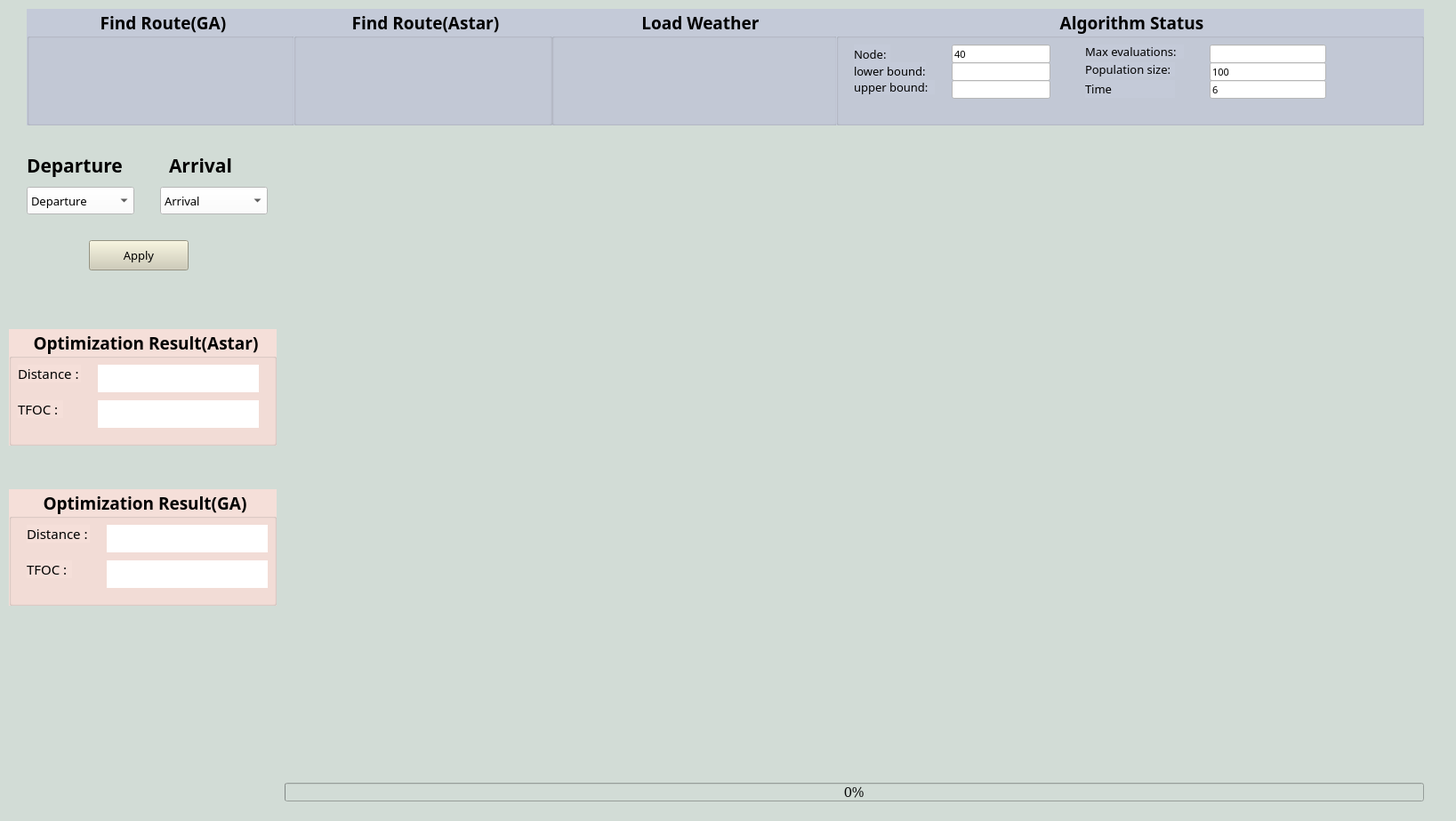
<?xml version="1.0" encoding="UTF-8"?>
<ui version="4.0">
 <class>MainWindow</class>
 <widget class="QMainWindow" name="MainWindow">
  <property name="windowModality">
   <enum>Qt::WindowModal</enum>
  </property>
  <property name="geometry">
   <rect>
    <x>0</x>
    <y>0</y>
    <width>1637</width>
    <height>923</height>
   </rect>
  </property>
  <property name="minimumSize">
   <size>
    <width>1566</width>
    <height>923</height>
   </size>
  </property>
  <property name="maximumSize">
   <size>
    <width>9999</width>
    <height>9999</height>
   </size>
  </property>
  <property name="mouseTracking">
   <bool>false</bool>
  </property>
  <property name="focusPolicy">
   <enum>Qt::NoFocus</enum>
  </property>
  <property name="acceptDrops">
   <bool>false</bool>
  </property>
  <property name="windowTitle">
   <string>MainWindow</string>
  </property>
  <property name="windowOpacity">
   <double>1.000000000000000</double>
  </property>
  <property name="styleSheet">
   <string notr="true">background-color: rgb(210, 220, 214)
</string>
  </property>
  <property name="animated">
   <bool>true</bool>
  </property>
  <widget class="QWidget" name="centralwidget">
   <widget class="QWidget" name="verticalLayoutWidget_2">
    <property name="geometry">
     <rect>
      <x>320</x>
      <y>150</y>
      <width>1281</width>
      <height>721</height>
     </rect>
    </property>
    <layout class="QVBoxLayout" name="verticalLayout"/>
   </widget>
   <widget class="QComboBox" name="departure">
    <property name="geometry">
     <rect>
      <x>30</x>
      <y>210</y>
      <width>121</width>
      <height>31</height>
     </rect>
    </property>
    <property name="font">
     <font>
      <family>Malgun Gothic</family>
      <pointsize>10</pointsize>
     </font>
    </property>
    <property name="styleSheet">
     <string notr="true">background-color: rgb(255, 255, 255);


</string>
    </property>
    <item>
     <property name="text">
      <string>Departure</string>
     </property>
    </item>
    <item>
     <property name="text">
      <string>Busan</string>
     </property>
    </item>
    <item>
     <property name="text">
      <string>HochiMinh</string>
     </property>
    </item>
   </widget>
   <widget class="QLabel" name="label_dep">
    <property name="geometry">
     <rect>
      <x>30</x>
      <y>170</y>
      <width>111</width>
      <height>31</height>
     </rect>
    </property>
    <property name="font">
     <font>
      <family>Malgun Gothic</family>
      <pointsize>16</pointsize>
      <weight>75</weight>
      <bold>true</bold>
      <underline>false</underline>
     </font>
    </property>
    <property name="text">
     <string>Departure</string>
    </property>
   </widget>
   <widget class="QPushButton" name="applybutton">
    <property name="geometry">
     <rect>
      <x>100</x>
      <y>270</y>
      <width>112</width>
      <height>34</height>
     </rect>
    </property>
    <property name="font">
     <font>
      <family>Malgun Gothic</family>
      <pointsize>10</pointsize>
     </font>
    </property>
    <property name="styleSheet">
     <string notr="true">background-color:rgb(207, 204, 180)</string>
    </property>
    <property name="text">
     <string>Apply</string>
    </property>
   </widget>
   <widget class="QComboBox" name="arrival">
    <property name="geometry">
     <rect>
      <x>180</x>
      <y>210</y>
      <width>121</width>
      <height>31</height>
     </rect>
    </property>
    <property name="font">
     <font>
      <family>Malgun Gothic</family>
      <pointsize>10</pointsize>
     </font>
    </property>
    <property name="styleSheet">
     <string notr="true">background-color: rgb(255, 255, 255);</string>
    </property>
    <item>
     <property name="text">
      <string>Arrival</string>
     </property>
    </item>
    <item>
     <property name="text">
      <string>Busan</string>
     </property>
    </item>
    <item>
     <property name="text">
      <string>HochiMinh</string>
     </property>
    </item>
    <item>
     <property name="text">
      <string>Manila</string>
     </property>
    </item>
    <item>
     <property name="text">
      <string>Singapore</string>
     </property>
    </item>
   </widget>
   <widget class="QLabel" name="label_arr">
    <property name="geometry">
     <rect>
      <x>190</x>
      <y>170</y>
      <width>71</width>
      <height>31</height>
     </rect>
    </property>
    <property name="font">
     <font>
      <family>Malgun Gothic</family>
      <pointsize>16</pointsize>
      <weight>75</weight>
      <bold>true</bold>
     </font>
    </property>
    <property name="text">
     <string>Arrival</string>
    </property>
   </widget>
   <widget class="QProgressBar" name="progressBar">
    <property name="enabled">
     <bool>true</bool>
    </property>
    <property name="geometry">
     <rect>
      <x>320</x>
      <y>880</y>
      <width>1281</width>
      <height>21</height>
     </rect>
    </property>
    <property name="font">
     <font>
      <family>Cambria</family>
      <pointsize>12</pointsize>
     </font>
    </property>
    <property name="mouseTracking">
     <bool>false</bool>
    </property>
    <property name="tabletTracking">
     <bool>false</bool>
    </property>
    <property name="focusPolicy">
     <enum>Qt::NoFocus</enum>
    </property>
    <property name="contextMenuPolicy">
     <enum>Qt::DefaultContextMenu</enum>
    </property>
    <property name="acceptDrops">
     <bool>false</bool>
    </property>
    <property name="layoutDirection">
     <enum>Qt::LeftToRight</enum>
    </property>
    <property name="autoFillBackground">
     <bool>false</bool>
    </property>
    <property name="styleSheet">
     <string notr="true">QProgressBar::chunk
{background-color:rgb(187, 176, 240);};


</string>
    </property>
    <property name="inputMethodHints">
     <set>Qt::ImhNone</set>
    </property>
    <property name="minimum">
     <number>0</number>
    </property>
    <property name="value">
     <number>0</number>
    </property>
    <property name="alignment">
     <set>Qt::AlignBottom|Qt::AlignHCenter</set>
    </property>
    <property name="textVisible">
     <bool>true</bool>
    </property>
    <property name="orientation">
     <enum>Qt::Horizontal</enum>
    </property>
    <property name="invertedAppearance">
     <bool>false</bool>
    </property>
    <property name="textDirection">
     <enum>QProgressBar::TopToBottom</enum>
    </property>
    <property name="format">
     <string>%p%</string>
    </property>
   </widget>
   <widget class="QGroupBox" name="groupBox">
    <property name="geometry">
     <rect>
      <x>30</x>
      <y>10</y>
      <width>301</width>
      <height>131</height>
     </rect>
    </property>
    <property name="font">
     <font>
      <family>맑은 고딕</family>
      <pointsize>14</pointsize>
      <weight>75</weight>
      <bold>true</bold>
     </font>
    </property>
    <property name="styleSheet">
     <string notr="true">background-color:rgb(196, 202, 216)</string>
    </property>
    <property name="title">
     <string>Find Route(GA)</string>
    </property>
    <property name="alignment">
     <set>Qt::AlignCenter</set>
    </property>
    <property name="flat">
     <bool>false</bool>
    </property>
    <property name="checkable">
     <bool>false</bool>
    </property>
    <widget class="QPushButton" name="start_button">
     <property name="geometry">
      <rect>
       <x>96</x>
       <y>32</y>
       <width>101</width>
       <height>101</height>
      </rect>
     </property>
     <property name="font">
      <font>
       <family>맑은 고딕 Semilight</family>
       <pointsize>10</pointsize>
       <weight>50</weight>
       <bold>false</bold>
      </font>
     </property>
     <property name="styleSheet">
      <string notr="true">background-color: rgb(255, 255, 255);
background-image: url(./GUI/Start_Button.png);
</string>
     </property>
     <property name="text">
      <string/>
     </property>
     <property name="flat">
      <bool>true</bool>
     </property>
    </widget>
   </widget>
   <widget class="QGroupBox" name="groupBox_2">
    <property name="geometry">
     <rect>
      <x>620</x>
      <y>10</y>
      <width>321</width>
      <height>131</height>
     </rect>
    </property>
    <property name="font">
     <font>
      <family>맑은 고딕</family>
      <pointsize>14</pointsize>
      <weight>75</weight>
      <bold>true</bold>
     </font>
    </property>
    <property name="styleSheet">
     <string notr="true">background-color:rgb(196, 202, 216)</string>
    </property>
    <property name="title">
     <string>  Load Weather</string>
    </property>
    <property name="alignment">
     <set>Qt::AlignCenter</set>
    </property>
    <property name="checkable">
     <bool>false</bool>
    </property>
    <widget class="QPushButton" name="loadweather_button">
     <property name="enabled">
      <bool>true</bool>
     </property>
     <property name="geometry">
      <rect>
       <x>108</x>
       <y>14</y>
       <width>131</width>
       <height>111</height>
      </rect>
     </property>
     <property name="font">
      <font>
       <family>AcadEref</family>
       <pointsize>9</pointsize>
       <weight>50</weight>
       <italic>false</italic>
       <bold>false</bold>
       <kerning>true</kerning>
      </font>
     </property>
     <property name="tabletTracking">
      <bool>false</bool>
     </property>
     <property name="toolTip">
      <string>&lt;html&gt;&lt;head/&gt;&lt;body&gt;&lt;p&gt;&lt;br/&gt;&lt;/p&gt;&lt;/body&gt;&lt;/html&gt;</string>
     </property>
     <property name="whatsThis">
      <string>&lt;html&gt;&lt;head/&gt;&lt;body&gt;&lt;p&gt;&lt;br/&gt;&lt;/p&gt;&lt;/body&gt;&lt;/html&gt;</string>
     </property>
     <property name="styleSheet">
      <string notr="true">background-color: rgb(255, 255, 255);
background-image:url(./GUI/weather_button.png);
</string>
     </property>
     <property name="text">
      <string/>
     </property>
     <property name="checkable">
      <bool>false</bool>
     </property>
     <property name="autoRepeatDelay">
      <number>300</number>
     </property>
     <property name="autoRepeatInterval">
      <number>100</number>
     </property>
     <property name="autoDefault">
      <bool>false</bool>
     </property>
     <property name="default">
      <bool>false</bool>
     </property>
     <property name="flat">
      <bool>true</bool>
     </property>
    </widget>
   </widget>
   <widget class="QGroupBox" name="groupBox_3">
    <property name="geometry">
     <rect>
      <x>940</x>
      <y>10</y>
      <width>661</width>
      <height>131</height>
     </rect>
    </property>
    <property name="font">
     <font>
      <family>맑은 고딕</family>
      <pointsize>14</pointsize>
      <weight>75</weight>
      <bold>true</bold>
     </font>
    </property>
    <property name="styleSheet">
     <string notr="true">background-color:rgb(196, 202, 216)</string>
    </property>
    <property name="title">
     <string>Algorithm Status</string>
    </property>
    <property name="alignment">
     <set>Qt::AlignCenter</set>
    </property>
    <widget class="QLineEdit" name="Node_line">
     <property name="geometry">
      <rect>
       <x>130</x>
       <y>40</y>
       <width>111</width>
       <height>21</height>
      </rect>
     </property>
     <property name="font">
      <font>
       <family>Malgun Gothic</family>
       <pointsize>8</pointsize>
      </font>
     </property>
     <property name="styleSheet">
      <string notr="true">background-color: rgb(255, 255, 255);</string>
     </property>
     <property name="text">
      <string>40</string>
     </property>
    </widget>
    <widget class="QLabel" name="label_2">
     <property name="geometry">
      <rect>
       <x>20</x>
       <y>40</y>
       <width>41</width>
       <height>21</height>
      </rect>
     </property>
     <property name="font">
      <font>
       <family>Malgun Gothic</family>
       <pointsize>10</pointsize>
      </font>
     </property>
     <property name="text">
      <string>Node:</string>
     </property>
    </widget>
    <widget class="QLabel" name="label_3">
     <property name="geometry">
      <rect>
       <x>280</x>
       <y>40</y>
       <width>111</width>
       <height>16</height>
      </rect>
     </property>
     <property name="font">
      <font>
       <family>Malgun Gothic</family>
       <pointsize>10</pointsize>
      </font>
     </property>
     <property name="text">
      <string>Max evaluations:</string>
     </property>
    </widget>
    <widget class="QLineEdit" name="maxevaluations">
     <property name="geometry">
      <rect>
       <x>420</x>
       <y>40</y>
       <width>131</width>
       <height>21</height>
      </rect>
     </property>
     <property name="font">
      <font>
       <family>Malgun Gothic</family>
       <pointsize>8</pointsize>
      </font>
     </property>
     <property name="styleSheet">
      <string notr="true">background-color: rgb(255, 255, 255);</string>
     </property>
     <property name="text">
      <string/>
     </property>
    </widget>
    <widget class="QLineEdit" name="populationsize">
     <property name="geometry">
      <rect>
       <x>420</x>
       <y>60</y>
       <width>131</width>
       <height>21</height>
      </rect>
     </property>
     <property name="font">
      <font>
       <family>Malgun Gothic</family>
       <pointsize>8</pointsize>
      </font>
     </property>
     <property name="styleSheet">
      <string notr="true">background-color: rgb(255, 255, 255);</string>
     </property>
     <property name="text">
      <string>100</string>
     </property>
    </widget>
    <widget class="QLabel" name="label_8">
     <property name="geometry">
      <rect>
       <x>20</x>
       <y>60</y>
       <width>81</width>
       <height>20</height>
      </rect>
     </property>
     <property name="font">
      <font>
       <family>Malgun Gothic</family>
       <pointsize>10</pointsize>
      </font>
     </property>
     <property name="text">
      <string>lower bound:</string>
     </property>
    </widget>
    <widget class="QLabel" name="label_9">
     <property name="geometry">
      <rect>
       <x>20</x>
       <y>80</y>
       <width>91</width>
       <height>16</height>
      </rect>
     </property>
     <property name="font">
      <font>
       <family>Malgun Gothic</family>
       <pointsize>10</pointsize>
      </font>
     </property>
     <property name="text">
      <string>upper bound:</string>
     </property>
    </widget>
    <widget class="QLineEdit" name="lowerbound">
     <property name="geometry">
      <rect>
       <x>130</x>
       <y>60</y>
       <width>111</width>
       <height>21</height>
      </rect>
     </property>
     <property name="font">
      <font>
       <family>Malgun Gothic</family>
       <pointsize>8</pointsize>
      </font>
     </property>
     <property name="styleSheet">
      <string notr="true">background-color: rgb(255, 255, 255);</string>
     </property>
     <property name="text">
      <string/>
     </property>
    </widget>
    <widget class="QLabel" name="label_10">
     <property name="geometry">
      <rect>
       <x>280</x>
       <y>60</y>
       <width>101</width>
       <height>16</height>
      </rect>
     </property>
     <property name="font">
      <font>
       <family>Malgun Gothic</family>
       <pointsize>10</pointsize>
      </font>
     </property>
     <property name="text">
      <string>Population size:</string>
     </property>
    </widget>
    <widget class="QLineEdit" name="upperbound">
     <property name="geometry">
      <rect>
       <x>130</x>
       <y>80</y>
       <width>111</width>
       <height>21</height>
      </rect>
     </property>
     <property name="font">
      <font>
       <family>Malgun Gothic</family>
       <pointsize>8</pointsize>
      </font>
     </property>
     <property name="styleSheet">
      <string notr="true">background-color: rgb(255, 255, 255);</string>
     </property>
     <property name="text">
      <string/>
     </property>
    </widget>
    <widget class="QLabel" name="label_11">
     <property name="geometry">
      <rect>
       <x>280</x>
       <y>80</y>
       <width>101</width>
       <height>20</height>
      </rect>
     </property>
     <property name="font">
      <font>
       <family>Malgun Gothic</family>
       <pointsize>10</pointsize>
      </font>
     </property>
     <property name="text">
      <string>Time</string>
     </property>
    </widget>
    <widget class="QLineEdit" name="populationsize_2">
     <property name="geometry">
      <rect>
       <x>420</x>
       <y>80</y>
       <width>131</width>
       <height>21</height>
      </rect>
     </property>
     <property name="font">
      <font>
       <family>Malgun Gothic</family>
       <pointsize>8</pointsize>
      </font>
     </property>
     <property name="styleSheet">
      <string notr="true">background-color: rgb(255, 255, 255);</string>
     </property>
     <property name="text">
      <string>6</string>
     </property>
    </widget>
   </widget>
   <widget class="QGroupBox" name="groupBox_4">
    <property name="geometry">
     <rect>
      <x>10</x>
      <y>550</y>
      <width>301</width>
      <height>131</height>
     </rect>
    </property>
    <property name="font">
     <font>
      <family>맑은 고딕</family>
      <pointsize>14</pointsize>
      <weight>75</weight>
      <bold>true</bold>
     </font>
    </property>
    <property name="styleSheet">
     <string notr="true">background-color: rgb(245, 223, 217)</string>
    </property>
    <property name="title">
     <string>Optimization Result(GA)</string>
    </property>
    <property name="alignment">
     <set>Qt::AlignCenter</set>
    </property>
    <widget class="QLabel" name="label_6">
     <property name="geometry">
      <rect>
       <x>20</x>
       <y>40</y>
       <width>71</width>
       <height>20</height>
      </rect>
     </property>
     <property name="font">
      <font>
       <family>Malgun Gothic</family>
       <pointsize>11</pointsize>
      </font>
     </property>
     <property name="text">
      <string>Distance :</string>
     </property>
    </widget>
    <widget class="QLabel" name="label_7">
     <property name="geometry">
      <rect>
       <x>20</x>
       <y>80</y>
       <width>51</width>
       <height>20</height>
      </rect>
     </property>
     <property name="font">
      <font>
       <family>Malgun Gothic</family>
       <pointsize>11</pointsize>
      </font>
     </property>
     <property name="text">
      <string>TFOC :</string>
     </property>
    </widget>
    <widget class="QLabel" name="GA_Distance">
     <property name="geometry">
      <rect>
       <x>110</x>
       <y>40</y>
       <width>181</width>
       <height>31</height>
      </rect>
     </property>
     <property name="font">
      <font>
       <family>맑은 고딕</family>
       <pointsize>10</pointsize>
       <weight>50</weight>
       <italic>false</italic>
       <bold>false</bold>
       <underline>false</underline>
       <strikeout>false</strikeout>
       <kerning>false</kerning>
      </font>
     </property>
     <property name="styleSheet">
      <string notr="true">background-color: rgb(255, 255, 255);
</string>
     </property>
     <property name="text">
      <string/>
     </property>
     <property name="alignment">
      <set>Qt::AlignCenter</set>
     </property>
    </widget>
    <widget class="QLabel" name="GA_TFOC">
     <property name="geometry">
      <rect>
       <x>110</x>
       <y>80</y>
       <width>181</width>
       <height>31</height>
      </rect>
     </property>
     <property name="font">
      <font>
       <family>맑은 고딕</family>
       <pointsize>10</pointsize>
       <weight>50</weight>
       <italic>false</italic>
       <bold>false</bold>
       <underline>false</underline>
       <strikeout>false</strikeout>
       <kerning>false</kerning>
      </font>
     </property>
     <property name="styleSheet">
      <string notr="true">background-color: rgb(255, 255, 255);</string>
     </property>
     <property name="text">
      <string/>
     </property>
     <property name="alignment">
      <set>Qt::AlignCenter</set>
     </property>
    </widget>
   </widget>
   <widget class="QGroupBox" name="groupBox_5">
    <property name="geometry">
     <rect>
      <x>330</x>
      <y>10</y>
      <width>291</width>
      <height>131</height>
     </rect>
    </property>
    <property name="font">
     <font>
      <family>맑은 고딕</family>
      <pointsize>14</pointsize>
      <weight>75</weight>
      <bold>true</bold>
     </font>
    </property>
    <property name="styleSheet">
     <string notr="true">background-color:rgb(196, 202, 216)</string>
    </property>
    <property name="title">
     <string>Find Route(Astar)</string>
    </property>
    <property name="alignment">
     <set>Qt::AlignCenter</set>
    </property>
    <property name="flat">
     <bool>false</bool>
    </property>
    <property name="checkable">
     <bool>false</bool>
    </property>
    <widget class="QPushButton" name="astar_button">
     <property name="geometry">
      <rect>
       <x>104</x>
       <y>39</y>
       <width>81</width>
       <height>81</height>
      </rect>
     </property>
     <property name="font">
      <font>
       <family>맑은 고딕 Semilight</family>
       <pointsize>10</pointsize>
       <weight>50</weight>
       <bold>false</bold>
      </font>
     </property>
     <property name="styleSheet">
      <string notr="true">background-color: rgb(255, 255, 255);
background-image:url(./GUI/Astar.png);
</string>
     </property>
     <property name="text">
      <string/>
     </property>
     <property name="flat">
      <bool>true</bool>
     </property>
    </widget>
   </widget>
   <widget class="QGroupBox" name="groupBox_6">
    <property name="geometry">
     <rect>
      <x>10</x>
      <y>370</y>
      <width>301</width>
      <height>131</height>
     </rect>
    </property>
    <property name="font">
     <font>
      <family>맑은 고딕</family>
      <pointsize>14</pointsize>
      <weight>75</weight>
      <bold>true</bold>
     </font>
    </property>
    <property name="styleSheet">
     <string notr="true">background-color: rgb(245, 223, 217)</string>
    </property>
    <property name="title">
     <string>Optimization Result(Astar)</string>
    </property>
    <property name="alignment">
     <set>Qt::AlignCenter</set>
    </property>
    <widget class="QLabel" name="label_12">
     <property name="geometry">
      <rect>
       <x>10</x>
       <y>40</y>
       <width>71</width>
       <height>20</height>
      </rect>
     </property>
     <property name="font">
      <font>
       <family>Malgun Gothic</family>
       <pointsize>11</pointsize>
      </font>
     </property>
     <property name="text">
      <string>Distance :</string>
     </property>
    </widget>
    <widget class="QLabel" name="label_13">
     <property name="geometry">
      <rect>
       <x>10</x>
       <y>80</y>
       <width>51</width>
       <height>20</height>
      </rect>
     </property>
     <property name="font">
      <font>
       <family>Malgun Gothic</family>
       <pointsize>11</pointsize>
      </font>
     </property>
     <property name="text">
      <string>TFOC :</string>
     </property>
    </widget>
    <widget class="QLabel" name="Astar_distance">
     <property name="geometry">
      <rect>
       <x>100</x>
       <y>40</y>
       <width>181</width>
       <height>31</height>
      </rect>
     </property>
     <property name="font">
      <font>
       <family>맑은 고딕</family>
       <pointsize>10</pointsize>
       <weight>50</weight>
       <italic>false</italic>
       <bold>false</bold>
       <underline>false</underline>
       <strikeout>false</strikeout>
       <kerning>false</kerning>
      </font>
     </property>
     <property name="styleSheet">
      <string notr="true">background-color: rgb(255, 255, 255);
</string>
     </property>
     <property name="text">
      <string/>
     </property>
     <property name="alignment">
      <set>Qt::AlignCenter</set>
     </property>
    </widget>
    <widget class="QLabel" name="Astar_TFOC">
     <property name="geometry">
      <rect>
       <x>100</x>
       <y>80</y>
       <width>181</width>
       <height>31</height>
      </rect>
     </property>
     <property name="font">
      <font>
       <family>맑은 고딕</family>
       <pointsize>10</pointsize>
       <weight>50</weight>
       <italic>false</italic>
       <bold>false</bold>
       <underline>false</underline>
       <strikeout>false</strikeout>
       <kerning>false</kerning>
      </font>
     </property>
     <property name="styleSheet">
      <string notr="true">background-color: rgb(255, 255, 255);</string>
     </property>
     <property name="text">
      <string/>
     </property>
     <property name="alignment">
      <set>Qt::AlignCenter</set>
     </property>
    </widget>
   </widget>
  </widget>
 </widget>
 <resources/>
 <connections/>
</ui>
